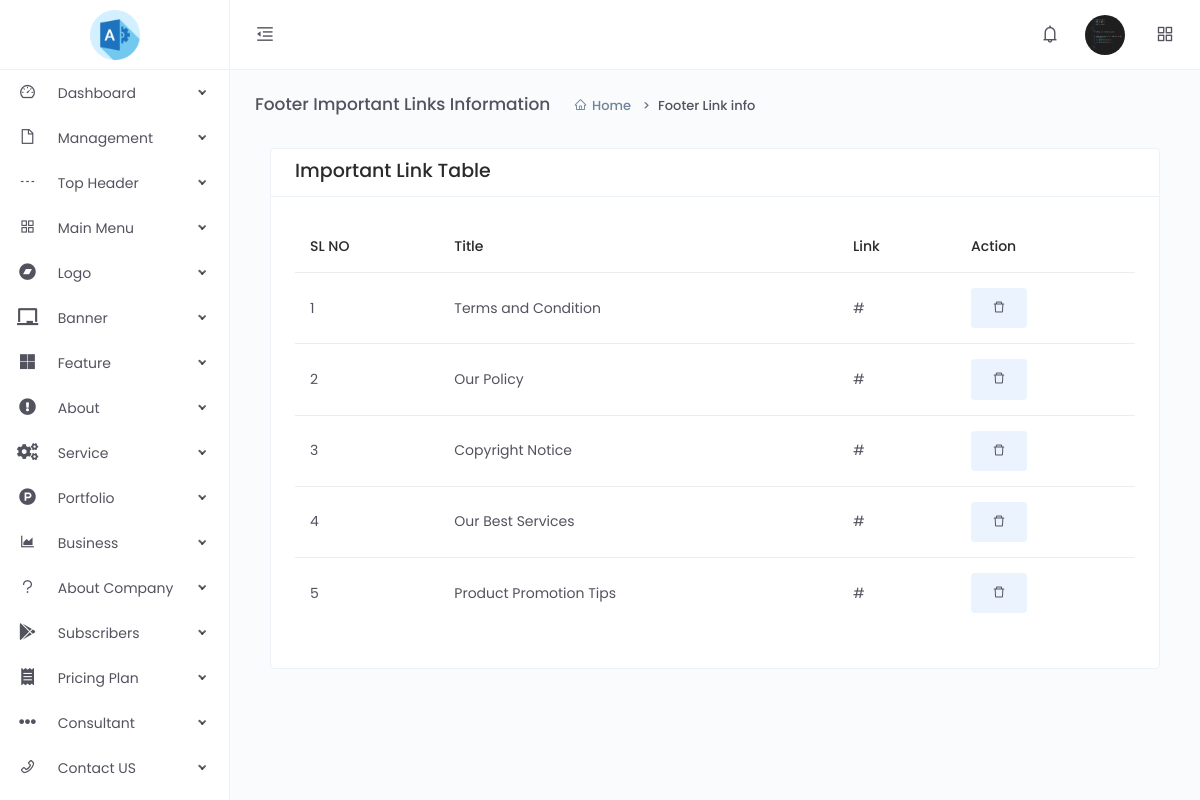
The app's page /dashboard/footer/footer_info.php (signed in) with its own data.
### tables this page shows
CREATE TABLE `users` (
  `id` int(11) NOT NULL,
  `full_name` varchar(50) NOT NULL,
  `user_name` varchar(30) NOT NULL,
  `email` varchar(100) NOT NULL,
  `password` varchar(100) NOT NULL,
  `profile_image` varchar(100) NOT NULL DEFAULT 'default.jpg',
  `designation` varchar(100) NOT NULL,
  `phone_number` varchar(20) NOT NULL,
  `location` varchar(255) NOT NULL,
  `bio` text NOT NULL,
  `role` int(2) NOT NULL DEFAULT 7,
  `status` int(1) NOT NULL DEFAULT 1,
  `client_site_status` int(1) NOT NULL,
  `created_at` varchar(100) NOT NULL
);

CREATE TABLE `important_links` (
  `id` int(11) NOT NULL,
  `title` varchar(255) NOT NULL,
  `link` varchar(255) NOT NULL
);

### dashboard/footer/footer_info.php (the view, shortened to what this page needs)
<?php
    require '../includes/db.php';
    $links_result = mysqli_query($db_connect,"SELECT * FROM important_links");
    require '../includes/header.php';
?>
<div class="main-content">
    <div class="page-header">
        <h2 class="header-title">Footer Important Links Information</h2>
        <div class="header-sub-title">
            <nav class="breadcrumb breadcrumb-dash">
                <a href="/admin-dashboard" class="breadcrumb-item"><i class="anticon anticon-home m-r-5"></i>Home</a>
                <span class="breadcrumb-item active">Footer Link info</span>
            </nav>
        </div>
    </div>
    <div class="container">
        <div class="card">
            <div class="card-header">
                <h4 class="mt-2">Important Link Table</h4>
            </div>
            <div class="card-body">
                <div class="table-responsive">
                    <table class="table table-hover">
                        <thead>
                            <tr>
                                <th>SL NO</th>
                                <th>Title</th>
                                <th>Link</th>
                                <th>Action</th>
                            </tr>
                        </thead>
                        <tbody>
                            <?php
                                if(mysqli_num_rows($links_result) != 0){
                                    foreach($links_result as $key=>$link_row_array){
                                            $link_id = $link_row_array['id'];
                                            $encript_formula = ceil((($link_id * 123465789 * 98765) / 56789));
                                            $encoded_id = base64_encode($encript_formula);
                                            $encoded_link_id = preg_replace('/=/i','',$encoded_id);
                            ?>
                                                <tr>
                                                    <td>
                                                        <?=($key+1)?>
                                                    </td>
                                                    <td>
                                                        <?=($link_row_array['title'])?>
                                                    </td>
                                                    <td>
                                                        <?php
                                                            if($link_row_array['link'] != ""){
                                                                if(strlen($link_row_array['link']) > 40){
                                                                    echo substr($link_row_array['link'],0,40) . "...";
                                                                }else{
                                                                    echo $link_row_array['link'];
                                                                }
                                                            }else{
                                                                echo "#";
                                                            }
                                                        ?>
                                                    </td>
                                                    <td class="">
                                                        <?php
                                                            if($login_user_array['role'] == 1){
                                                        ?>
                                                            <a id="/delete-important-link/<?=($encoded_link_id)?>" class="btn btn-primary btn-tone menu_del_btn">
                                                                <i class="anticon anticon-delete"></i>
                                                            </a>
                                                        <?php
                                                            }
                                                        ?>
                                                    </td>
                                                </tr>
                            <?php
                                        }
                                }else{
                                    echo "You don't have any data.";
                                }
                            ?>
                        </tbody>
                    </table>
                </div>
            </div>
        </div>
    </div>
</div>
<?php
    require '../includes/footer.php';
?>

### dashboard/includes/header.php (shortened to what this page needs)
<?php
    if(isset($_SESSION['login_user_id'])){
        $login_user_id = $_SESSION['login_user_id'];
    }else{
        header("location: /sign-out");
    }
    $login_user_query_result = mysqli_query($db_connect,"SELECT * FROM users WHERE id=$login_user_id");
    if($login_user_query_result){
        $login_user_array = mysqli_fetch_assoc($login_user_query_result);
    }else{
        header("location: /sign-out");
    }
    $user_image_path = "/dashboard/img/users_img/";
?>
<!DOCTYPE html>
<html lang="en">
<head>
    <link href="/dashboard/assets/css/app.min.css" rel="stylesheet">
</head>
<body>
    <div class="app">
        <div class="layout">
            <div class="header">
                <div class="logo logo-dark">
                    <a href="/admin-dashboard">
                        <img src="/dashboard/assets/images/logo/logo.png" alt="Logo" style="max-width:50px;margin-top:10px">
                    </a>
                </div>
                <div class="nav-wrap">
                    <ul class="nav-left">
                        <li class="desktop-toggle">
                            <a href="javascript:void(0);">
                                <i class="anticon"></i>
                            </a>
                        </li>
                    </ul>
                    <ul class="nav-right">
                        <li class="dropdown dropdown-animated scale-left">
                            <a href="javascript:void(0);" data-toggle="dropdown">
                                <i class="anticon anticon-bell notification-badge"></i>
                            </a>
                        </li>
                        <li class="dropdown dropdown-animated scale-left">
                            <div class="pointer" data-toggle="dropdown">
                                <div class="avatar avatar-image  m-h-10 m-r-15">
                                    <img src="<?=($user_image_path . $login_user_array['profile_image'])?>"  alt="Profile Image">
                                </div>
                            </div>
                        </li>
                        <li>
                            <a href="javascript:void(0);" data-toggle="modal" data-target="#quick-view">
                                <i class="anticon anticon-appstore"></i>
                            </a>
                        </li>
                    </ul>
                </div>
            </div>
            <?php
                if($login_user_array['role'] != 5){
            ?>
            <div class="side-nav">
                <div class="side-nav-inner">
                    <ul class="side-nav-menu scrollable">
                        <li class="nav-item dropdown">
                            <a class="dropdown-toggle" href="javascript:void(0);">
                                <span class="icon-holder">
                                    <i class="anticon anticon-dashboard"></i>
                                </span>
                                <span class="title">Dashboard</span>
                            </a>
                        </li>
                        <?php
                            if($login_user_array['role'] >= 1 && $login_user_array['role'] <= 4){?>
                        <li class="nav-item dropdown">
                            <a class="dropdown-toggle" href="javascript:void(0);">
                                <span class="icon-holder">
                                    <i class="anticon anticon-file"></i>
                                </span>
                                <span class="title">Management</span>
                            </a>
                        </li>
                        <li class="nav-item dropdown">
                            <a class="dropdown-toggle" href="javascript:void(0);">
                                <span class="icon-holder">
                                    <i class="anticon anticon-dash"></i>
                                </span>
                                <span class="title">Top Header</span>
                            </a>
                        </li>
                        <li class="nav-item dropdown">
                            <a class="dropdown-toggle" href="javascript:void(0);">
                                <span class="icon-holder">
                                    <i class="anticon anticon-appstore"></i>
                                </span>
                                <span class="title">Main Menu</span>
                            </a>
                        </li>
                        <li class="nav-item dropdown">
                            <a class="dropdown-toggle" href="javascript:void(0);">
                                <span class="icon-holder">
                                    <i class="fab fa-bandcamp"></i>
                                </span>
                                <span class="title">Logo</span>
                            </a>
                        </li>
                        <li class="nav-item dropdown">
                            <a class="dropdown-toggle" href="javascript:void(0);">
                                <span class="icon-holder">
                                    <i class="fas fa-chalkboard"></i>
                                </span>
                                <span class="title">Banner</span>
                            </a>
                        </li>
                        <li class="nav-item dropdown">
                            <a class="dropdown-toggle" href="javascript:void(0);">
                                <span class="icon-holder">
                                    <i class="fab fa-microsoft"></i>
                                </span>
                                <span class="title">Feature</span>
                            </a>
                        </li>
                        <li class="nav-item dropdown">
                            <a class="dropdown-toggle" href="javascript:void(0);">
                                <span class="icon-holder">
                                    <i class="fas fa-exclamation-circle"></i>
                                </span>
                                <span class="title">About</span>
                            </a>
                        </li>
                        <li class="nav-item dropdown">
                            <a class="dropdown-toggle" href="javascript:void(0);">
                                <span class="icon-holder">
                                    <i class="fas fa-cogs"></i>
                                </span>
                                <span class="title">Service</span>
                            </a>
                        </li>
                        <li class="nav-item dropdown">
                            <a class="dropdown-toggle" href="javascript:void(0);">
                                <span class="icon-holder">
                                    <i class="fab fa-product-hunt"></i>
                                </span>
                                <span class="title">Portfolio</span>
                            </a>
                        </li>
                        <li class="nav-item dropdown">
                            <a class="dropdown-toggle" href="javascript:void(0);">
                                <span class="icon-holder">
                                    <i class="anticon anticon-area-chart"></i>
                                </span>
                                <span class="title">Business</span>
                            </a>
                        </li>
                        <li class="nav-item dropdown">
                            <a class="dropdown-toggle" href="javascript:void(0);">
                                <span class="icon-holder">
                                    <i class="anticon anticon-question"></i>
                                </span>
                                <span class="title">About Company</span>
                            </a>
                        </li>
                        <li class="nav-item dropdown">
                            <a class="dropdown-toggle" href="javascript:void(0);">
                                <span class="icon-holder">
                                    <i class="fab fa-google-play"></i>
                                </span>
                                <span class="title">Subscribers</span>
                            </a>
                        </li>
                        <li class="nav-item dropdown">
                            <a class="dropdown-toggle" href="javascript:void(0);">
                                <span class="icon-holder">
                                    <i class="fas fa-receipt"></i>
                                </span>
                                <span class="title">Pricing Plan</span>
                            </a>
                        </li>
                        <li class="nav-item dropdown">
                            <a class="dropdown-toggle" href="javascript:void(0);">
                                <span class="icon-holder">
                                    <i class="fas fa-ellipsis-h"></i>
                                </span>
                                <span class="title">Consultant</span>
                            </a>
                        </li>
                        <li class="nav-item dropdown">
                            <a class="dropdown-toggle" href="javascript:void(0);">
                                <span class="icon-holder">
                                    <i class="anticon anticon-phone"></i>
                                </span>
                                <span class="title">Contact US</span>
                            </a>
                        </li>
                        <li class="nav-item dropdown">
                            <a class="dropdown-toggle" href="javascript:void(0);">
                            </a>
                        </li>
                        <?php } ?>
                    </ul>
                </div>
            </div>
            <?php
                }
            ?>
            <div class="page-container">

### records on screen
users: profile_image (picture)
important_links: title "Terms and Condition"
important_links: title "Our Policy"
important_links: title "Copyright Notice"
important_links: title "Our Best Services"
important_links: title "Product Promotion Tips"
